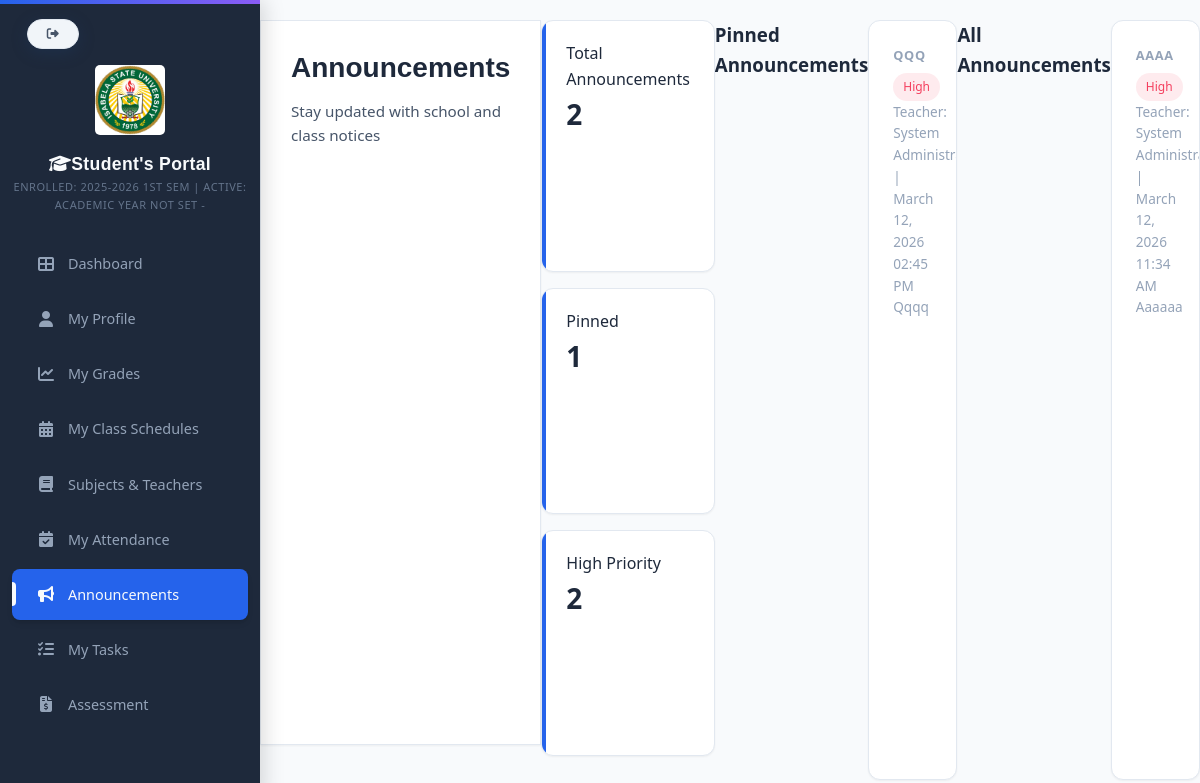
The page /studentsportal/students_announcements.php (signed in) on the database as committed earlier.
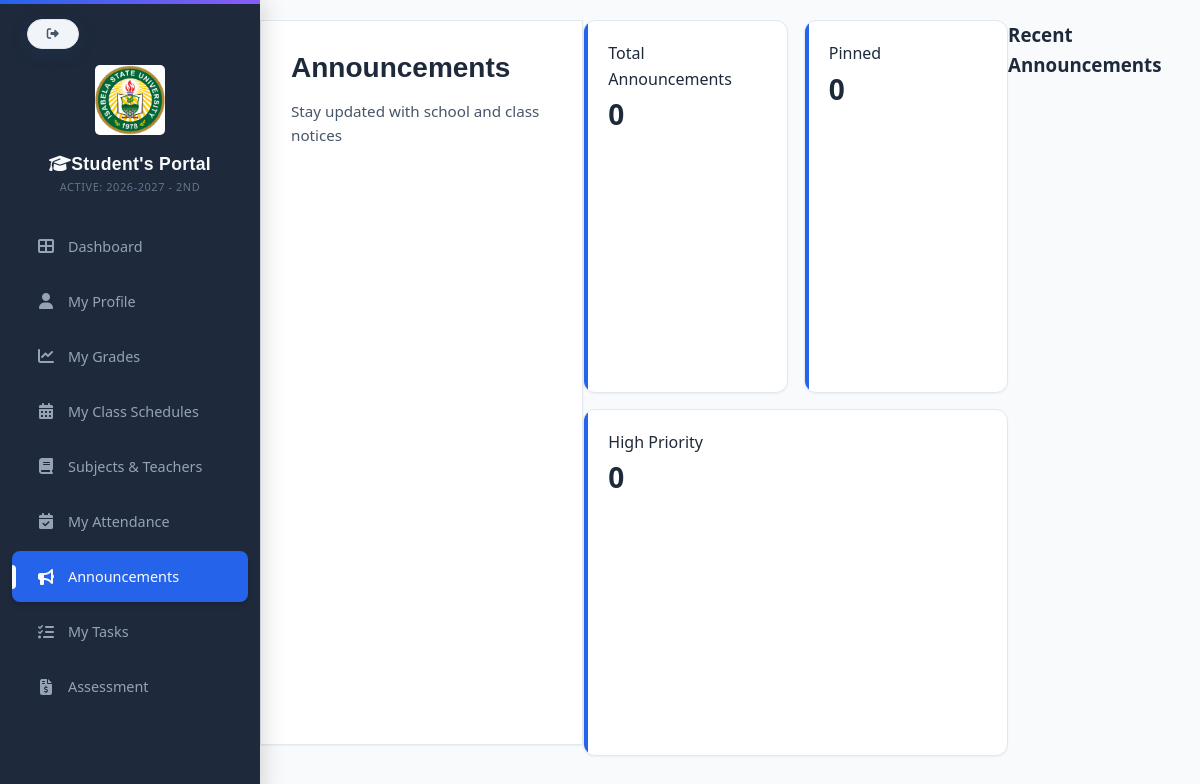
The same page on the database as committed later.
### tables this page shows
CREATE TABLE `students` (
  `id` int(11) NOT NULL,
  `course_id` int(11) DEFAULT NULL,
  `student_id` varchar(50) NOT NULL,
  `profile_picture` varchar(255) DEFAULT NULL,
  `student_type` enum('New','Transferee','Continuing','Returnee','Cross-enrollee') NOT NULL,
  `last_school_attended` varchar(200) DEFAULT NULL,
  `last_school_address` varchar(200) DEFAULT NULL,
  `blood_type` varchar(5) DEFAULT NULL,
  `medical_conditions` text DEFAULT NULL,
  `allergies` text DEFAULT NULL,
  `first_name` varchar(100) NOT NULL,
  `middle_name` varchar(100) DEFAULT NULL,
  `last_name` varchar(100) NOT NULL,
  `suffix` varchar(20) DEFAULT NULL,
  `dob` date NOT NULL,
  `age` int(11) DEFAULT NULL,
  `place_of_birth` varchar(150) NOT NULL,
  `gender` enum('Male','Female') NOT NULL,
  `civil_status` enum('Single','Married','Widowed','Separated','Divorced') NOT NULL,
  `nationality` varchar(100) NOT NULL,
  `religion` varchar(100) DEFAULT NULL,
  `course` varchar(50) NOT NULL,
  `year_level` varchar(20) NOT NULL,
  `section` varchar(10) DEFAULT NULL,
  `school_year` varchar(20) NOT NULL,
  `semester` varchar(10) NOT NULL,
  `email` varchar(150) NOT NULL,
  `mobile` varchar(20) NOT NULL,
  `home_address` text NOT NULL,
  `zip_code` varchar(10) DEFAULT NULL,
  `father_name` varchar(150) DEFAULT NULL,
  `mother_name` varchar(150) DEFAULT NULL,
  `guardian_name` varchar(150) DEFAULT NULL,
  `parent_contact` varchar(20) DEFAULT NULL,
  `parent_occupation` varchar(150) DEFAULT NULL,
  `parent_employer` varchar(150) DEFAULT NULL,
  `emergency_person` varchar(150) NOT NULL,
  `emergency_number` varchar(20) NOT NULL,
  `password` varchar(255) NOT NULL,
  `created_at` timestamp NOT NULL DEFAULT current_timestamp(),
  `status` enum('Regular','Irregular','Probation','Graduated','Dropped','Transferred') NOT NULL DEFAULT 'Regular',
  `gpa` decimal(3,2) NOT NULL DEFAULT 0.00,
  `profile_image` varchar(255) DEFAULT NULL
);

CREATE TABLE `announcements` (
  `id` int(11) NOT NULL,
  `teacher_id` int(11) NOT NULL,
  `course_id` varchar(100) NOT NULL,
  `title` varchar(255) NOT NULL,
  `content` text NOT NULL,
  `year_level` varchar(20) NOT NULL,
  `section` varchar(50) NOT NULL,
  `priority` enum('low','medium','high') DEFAULT 'medium',
  `pinned` tinyint(1) DEFAULT 0,
  `created_at` datetime DEFAULT current_timestamp()
);

CREATE TABLE `school_years` (
  `id` int(11) NOT NULL,
  `school_year` varchar(20) NOT NULL,
  `is_active` tinyint(1) DEFAULT 0,
  `semester` varchar(20) NOT NULL
);

### config/paths.php (called while the page is built, shortened)
<?php
function asset($path)
{
    return BASE_URL . ltrim($path, '/');
}

### config/current_school_year.php (called while the page is built, shortened)
<?php
function getActiveSchoolYear($conn) {
    $result = mysqli_query($conn, "
        SELECT school_year FROM school_years WHERE is_active = 1 LIMIT 1
    ");
    if ($row = mysqli_fetch_assoc($result)) {
        return $row['school_year'];
    }
    return null;
}
function getActiveSemester($conn) {
    $result = mysqli_query($conn, "
        SELECT semester FROM school_years WHERE is_active = 1 LIMIT 1
    ");
    if ($row = mysqli_fetch_assoc($result)) {
        return $row['semester'];
    }
    return null;
}
?>

### studentsportal/students_announcements.php (the view, shortened to what the changed rows need)
<?php
require_once dirname(__DIR__) . '/config/paths.php';
require_once PROJECT_ROOT . '/config/database.php';
$student_id = $_SESSION['student_id'];
$stmt = $conn->prepare("SELECT course, year_level, section FROM students WHERE id = ?");
$stmt->bind_param("i", $student_id);
$stmt->execute();
$result = $stmt->get_result();
$studentData = $result->fetch_assoc();
$student_course = strtoupper(trim($studentData['course']));
$student_year = $studentData['year_level'];
$student_section = $studentData['section'];
$stmt = $conn->prepare("
    SELECT a.*,
    CONCAT(t.first_name,' ',IFNULL(t.middle_name,''),' ',t.last_name,' ',IFNULL(t.suffix,'')) AS teacher_name
    FROM announcements a
    JOIN teachers t ON a.teacher_id = t.id
    WHERE (
        (UPPER(TRIM(a.course_id)) = ?
        AND ((a.year_level = ? OR a.year_level = 'All')
        AND (a.section = ? OR a.section = 'All')))
        OR
        (t.teacher_type IN ('Seeder', 'Administrator'))
    )
    ORDER BY a.pinned DESC, a.created_at DESC
");
$stmt->bind_param("sss", $student_course, $student_year, $student_section);
$stmt->execute();
$annQuery = $stmt->get_result();
$pinnedAnnouncements = [];
$regularAnnouncements = [];
while ($row = $annQuery->fetch_assoc()) {
    $row['priority'] = $row['priority'] ?? 'medium';
    $row['pinned'] = $row['pinned'] ?? 0;
    if ($row['pinned']) {
        $pinnedAnnouncements[] = $row;
    } else {
        $regularAnnouncements[] = $row;
    }
}
?>
<!DOCTYPE html>
<html lang="en">
<head>
<link rel="stylesheet" href="<?php echo asset('css/studentportal.css'); ?>">
<link rel="stylesheet" href="https://cdnjs.cloudflare.com/ajax/libs/font-awesome/6.5.0/css/all.min.css">
</head>
<body>
<?php include PROJECT_ROOT . '/studentsportal/students_sidebar.php'; ?>
<div class="main-content">
    <div class="page-header">
        <h2 class="page-title">Announcements</h2>
        <p class="page-subtitle">Stay updated with school and class notices</p>
    </div>
    <div class="stats-grid auto-grid">
        <div class="stat-card">
            <span>Total Announcements</span>
            <div class="stat-value">
                <?php echo count($pinnedAnnouncements) + count($regularAnnouncements); ?>
            </div>
        </div>
        <div class="stat-card">
            <span>Pinned</span>
            <div class="stat-value"><?php echo count($pinnedAnnouncements); ?></div>
        </div>
        <div class="stat-card">
            <span>High Priority</span>
            <div class="stat-value">
                <?php
                $highCount = 0;
                foreach (array_merge($pinnedAnnouncements, $regularAnnouncements) as $a) {
                    if (($a['priority'] ?? '') === 'high') $highCount++;
                }
                echo $highCount;
                ?>
            </div>
        </div>
    </div>
    <?php if (!empty($pinnedAnnouncements)): ?>
    <h3>Pinned Announcements</h3>
    <?php foreach ($pinnedAnnouncements as $announcement):
        $priority = $announcement['priority'] ?? 'medium';
        $badgeClass = $priority == 'high' ? 'badge-red' : ($priority == 'medium' ? 'badge-yellow' : 'badge-blue');
        $createdAt = strtotime($announcement['created_at'])
            ? date('F j, Y h:i A', strtotime($announcement['created_at']))
            : 'N/A';
    ?>
    <div class="card">
        <h3><?php echo htmlspecialchars($announcement['title'] ?? ''); ?></h3>
        <span class="badge <?php echo $badgeClass; ?>">
            <?php echo ucfirst($priority); ?>
        </span>
        <p>
            Teacher: <?php echo htmlspecialchars($announcement['teacher_name'] ?? ''); ?>
            | <?php echo $createdAt; ?>
        </p>
        <p><?php echo htmlspecialchars($announcement['content'] ?? ''); ?></p>
    </div>
    <?php endforeach; ?>
    <?php endif; ?>
    <h3><?php echo !empty($pinnedAnnouncements) ? "All Announcements" : "Recent Announcements"; ?></h3>
    <?php foreach ($regularAnnouncements as $announcement):
        $priority = $announcement['priority'] ?? 'medium';
        $badgeClass = $priority == 'high' ? 'badge-red' : ($priority == 'medium' ? 'badge-yellow' : 'badge-blue');
        $createdAt = strtotime($announcement['created_at'])
            ? date('F j, Y h:i A', strtotime($announcement['created_at']))
            : 'N/A';
    ?>
    <div class="card">
        <h3><?php echo htmlspecialchars($announcement['title'] ?? ''); ?></h3>
        <span class="badge <?php echo $badgeClass; ?>">
            <?php echo ucfirst($priority); ?>
        </span>
        <p>
            Teacher: <?php echo htmlspecialchars($announcement['teacher_name'] ?? ''); ?>
            | <?php echo $createdAt; ?>
        </p>
        <p><?php echo htmlspecialchars($announcement['content'] ?? ''); ?></p>
    </div>
    <?php endforeach; ?>
</div>
</body>
</html>

### studentsportal/students_sidebar.php (shortened to what the changed rows need)
<?php
require_once dirname(__DIR__) . '/config/paths.php';
?>
<!DOCTYPE html>
<html lang="en">
<head>
<link rel="stylesheet" href="<?php echo asset('css/studentportal.css'); ?>">
     <link rel="stylesheet" href="https://cdnjs.cloudflare.com/ajax/libs/font-awesome/6.5.0/css/all.min.css">
</head>
<body>
    <div class="sidebar" id="sidebar">
        <div class="sidebar-header">
<img src="<?php echo asset('images/622685015_925666030131412_6886851389087569993_n.jpg'); ?>" alt="School Logo" style="width: 70px; display: block; margin: 40px auto 15px auto;border-radius: 5px; animation: float 3s ease-in-out infinite;">
<h2 style="margin-top: 5px;"><i class="fas fa-graduation-cap"></i>Student's Portal</h2>
<p class="sidebar-sub">
    <?php
include_once PROJECT_ROOT . '/config/current_school_year.php';
    $active_year = getActiveSchoolYear($conn) ?? 'Academic Year Not Set';
    $active_sem = getActiveSemester($conn) ?? '';
    if (isset($_SESSION['student_id']) && isset($_SESSION['inactive_enrollment']) && $_SESSION['inactive_enrollment']) {
        $student_q = mysqli_query($conn, "SELECT school_year, semester FROM students WHERE id = {$_SESSION['student_id']}");
        if ($student_row = mysqli_fetch_assoc($student_q)) {
            echo 'Enrolled: ' . htmlspecialchars($student_row['school_year'] . ' ' . $student_row['semester'] . ' Sem') . ' | ';
        }
    }
    ?>
    Active: <?php echo htmlspecialchars($active_year); ?> - <?php echo htmlspecialchars($active_sem); ?>
</p>
        </div>
    </div>
</body>
</html>

Rows that differ between the two databases and show on the page:
no longer on this page (row edited): students: school_year+semester "2025-2026 1ST SEM"
removed announcements: title "QQQ", priority "High", teacher_name "System…", created_at "March 12, 2026 02:45 PM", content "Qqqq", shown under "Pinned Announcements"
removed announcements: title "AAAA", priority "High", teacher_name "System…", created_at "March 12, 2026 11:34 AM", content "Aaaaaa", shown under "All Announcements"
added school_years: school_year "2026-2027", semester "2ND"
Other text that changed with them:
count($pinnedAnnouncements) + count($regularAnnouncements): "2" → "0"
count($pinnedAnnouncements): "1" → "0"
$highCount: "2" → "0"
$active_year: "ACADEMIC YEAR NOT SET" → (not shown)
text no longer shown: "ENROLLED: | Pinned Announcements All Announcements"
text now shown: "Recent Announcements"
